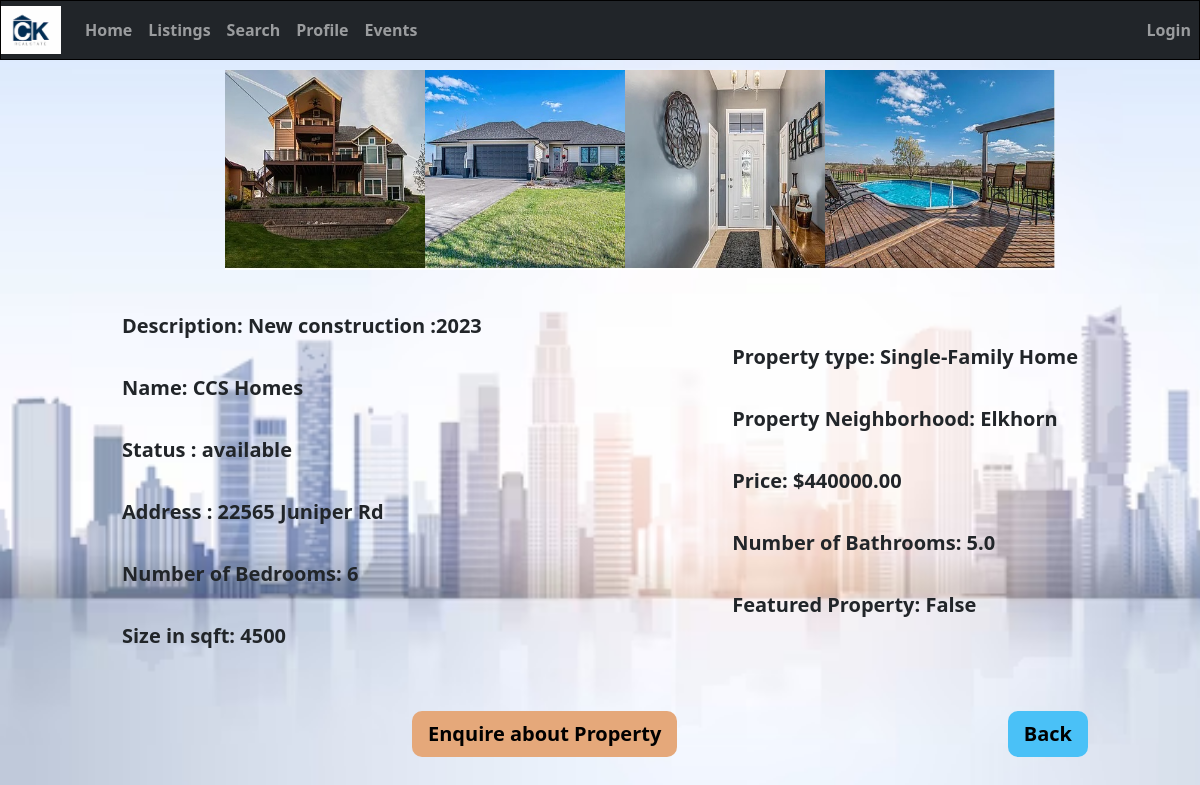
The page /listings/details/3/ on the database its author committed.
### home/models.py (models this page shows, shortened)
class Property(models.Model):
    STATUS_CHOICES = (
        ('available', 'AVAILABLE'),
        ('pending', 'PENDING'),
        ('sold', 'SOLD'),
    )
    PROPERTY_CHOICES = (
        (True, 'Yes'),
        (False, 'No')
    )
    id = models.AutoField(primary_key=True)
    name = models.CharField(max_length=50)
    status = models.CharField(max_length=20, choices=STATUS_CHOICES, default='none')
    description = models.CharField(max_length=255)
    address = models.CharField(max_length=255)
    bedrooms = models.IntegerField()
    bathrooms = models.DecimalField(max_digits=3, decimal_places=1)
    square_feet = models.IntegerField()
    price = models.DecimalField(max_digits=10, decimal_places=2)
    featured_property = models.BooleanField(choices=PROPERTY_CHOICES, default='False')
    flag = models.BooleanField(default=True)
    property_image_main = models.ImageField(upload_to='media/property_images/%Y/%m/%d/', blank=False)
    property_image_1 = models.ImageField(upload_to='media/property_images/%Y/%m/%d/', blank=True)
    property_image_2 = models.ImageField(upload_to='media/property_images/%Y/%m/%d/', blank=True)
    property_image_3 = models.ImageField(upload_to='media/property_images/%Y/%m/%d/', blank=True)
    property_type = models.ForeignKey(PropertyType, on_delete=models.SET_NULL, null=True)
    property_neighborhood = models.ForeignKey(PropertyNeighborhood, on_delete=models.SET_NULL, null=True)
    property_type_price_range = models.ForeignKey(PropertyPricerange, on_delete=models.SET_NULL, null=True)

class PropertyType(models.Model):
    id = models.AutoField(primary_key=True)
    property_type_name = models.CharField(max_length=255)
    def __str__(self):
        return str(self.property_type_name)

class PropertyNeighborhood(models.Model):
    id = models.AutoField(primary_key=True)
    property_neighborhood_name = models.CharField(max_length=255)
    def __str__(self):
        return str(self.property_neighborhood_name)

### home/views.py (the view)
# urls.py: path('listings/details/<int:pk>/', detail_view, name='details'),
def detail_view(request, pk):
    details = get_object_or_404(Property, pk=pk)
    context = {'details': details}
    return render(request, 'details.html', context)

### templates/details.html (shortened to what this page needs)
{% extends 'base.html' %}
{% load static %}
{% block content %}
    <div class="image-container">
        <div class="col-2">
            {% if details.property_image_main %}
                <img src="{{ details.property_image_main.url }}" style="width: 230px; height: 200px">
            {% else %}
                <img src="{% static 'img/default.png' %}" style="width: 300px; height: 200px">
            {% endif %}
        </div>
        <div class="col-2">
            {% if details.property_image_1 %}
                <img src="{{ details.property_image_1.url }}" style="width: 230px; height: 200px">
            {% else %}
                <img src="{% static 'img/default.png' %}" style="width: 300px; height: 200px">
            {% endif %}
        </div>
        <div class="col-2">
            {% if details.property_image_2 %}
                <img src="{{ details.property_image_2.url }}" style="width: 230px; height: 200px">
            {% else %}
                <img src="{% static 'img/default.png' %}" style="width: 300px; height: 200px">
            {% endif %}
        </div>
        <div class="col-2">
            {% if details.property_image_3 %}
                <img src="{{ details.property_image_3.url }}" style="width: 230px; height: 200px">
            {% else %}
                <img src="{% static 'img/default.png' %}" style="width: 300px; height: 200px">
            {% endif %}
        </div>
    </div>
    <br>
    <div class="container">
        <div class="box left-box">
            <h5><b>Description: {{ details.description }}</b></h5><br><br>
            <h5><b>Name: {{ details.name }}</b></h5><br><br>
            <h5><b>Status : {{ details.status }}</b></h5><br><br>
            <h5><b>Address : {{ details.address }}</b></h5><br><br>
            <h5><b>Number of Bedrooms: {{ details.bedrooms }}</b></h5><br><br>
            <h5><b>Size in sqft: {{ details.square_feet }}</b></h5><br><br><br>
        </div>
        <div class="box right-box">
            <h5><b>Property type: {{ details.property_type }}</b></h5><br><br>
            <h5><b>Property Neighborhood: {{ details.property_neighborhood }}</b></h5><br><br>
            <h5><b>Price: ${{ details.price }}</b></h5><br><br>
            <h5><b>Number of Bathrooms: {{ details.bathrooms }}</b></h5><br><br>
            <h5><b>Featured Property: {{ details.featured_property }}</b></h5><br><br><br>
        </div>
    </div>
    <div class="container">
        <div class="actions">
            <a href="#" onclick="openEnquiryForm()">
                <button class="btn btn-lg btn-viewDetails" style="font-weight: bold;background-color: #e5a87a;">Enquire
                    about Property
                </button>
            </a>
        </div>
        <div class="actions">
            <a href="{% url 'home:listings' %}">
                <button class="btn btn-lg btn-viewDetails" style="font-weight: bold">Back</button>
            </a>
        </div>
    </div>
{% endblock %}

### home/static/css/homepage.css (style rules this page uses)
body,html { background-color: #daeef0; background-repeat: no-repeat; background-size: cover; height: 100%; margin: 0; }
body { margin: 0; }
.btn-viewDetails { background-color: #4ac1f7; border: 0.5px #000000; border-radius: 10px; color: #000000; }

### templates/details.html (style rules this page uses)
.image-container { display: flex; justify-content: center; align-items: flex-start; flex-wrap: wrap; }
.image-container img { flex: 0 0 200px; height: 200px; margin: 10px; margin-right: 20px; }
.container { display: grid; grid-template-columns: 1fr 1fr; justify-items: center; gap: 10px; max-width: 1000px; margin: 0 auto; }
.box:last-child { margin-right: 0; }
.box { padding: 10px; line-height: 15px; font-weight: bold; }
.box.left-box { grid-column: 1 / span 2; }
.box.right-box { grid-column: 3 / span 2; }
.container { display: flex; justify-content: space-between; align-items: center; }
.actions { display: flex; }
.actions a, .actions button { margin-left: 150px; }

### rows shown on the page
Property: property_image_main (picture), property_image_1 (picture), property_image_2 (picture), property_image_3 (picture), description "New construction :2023", name "CCS Homes", status "available", address "22565 Juniper Rd", bedrooms "6", square_feet "4500", property_type "Single-Family Home", property_neighborhood "Elkhorn", price "440000.00", bathrooms "5.0", featured_property "False"
